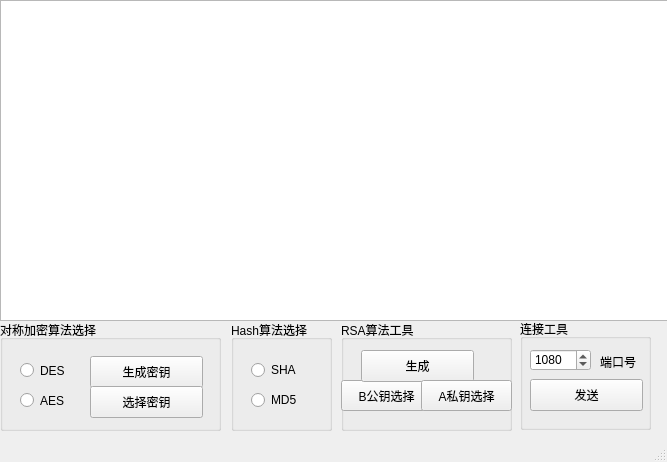
<?xml version="1.0" encoding="UTF-8"?>
<ui version="4.0">
 <class>MainWindow</class>
 <widget class="QMainWindow" name="MainWindow">
  <property name="geometry">
   <rect>
    <x>0</x>
    <y>0</y>
    <width>667</width>
    <height>462</height>
   </rect>
  </property>
  <property name="windowTitle">
   <string>MainWindow</string>
  </property>
  <widget class="QWidget" name="centralwidget">
   <widget class="QPlainTextEdit" name="plainTextEdit">
    <property name="geometry">
     <rect>
      <x>0</x>
      <y>0</y>
      <width>821</width>
      <height>321</height>
     </rect>
    </property>
   </widget>
   <widget class="QGroupBox" name="groupBox">
    <property name="geometry">
     <rect>
      <x>0</x>
      <y>320</y>
      <width>221</width>
      <height>111</height>
     </rect>
    </property>
    <property name="title">
     <string>对称加密算法选择</string>
    </property>
    <widget class="QRadioButton" name="A_DES">
     <property name="geometry">
      <rect>
       <x>20</x>
       <y>40</y>
       <width>51</width>
       <height>21</height>
      </rect>
     </property>
     <property name="text">
      <string>DES</string>
     </property>
    </widget>
    <widget class="QRadioButton" name="A_AES">
     <property name="geometry">
      <rect>
       <x>20</x>
       <y>70</y>
       <width>51</width>
       <height>21</height>
      </rect>
     </property>
     <property name="text">
      <string>AES</string>
     </property>
    </widget>
    <widget class="QPushButton" name="A_generate_">
     <property name="geometry">
      <rect>
       <x>90</x>
       <y>36</y>
       <width>113</width>
       <height>32</height>
      </rect>
     </property>
     <property name="text">
      <string>生成密钥</string>
     </property>
    </widget>
    <widget class="QPushButton" name="pushButton_2">
     <property name="geometry">
      <rect>
       <x>90</x>
       <y>66</y>
       <width>113</width>
       <height>32</height>
      </rect>
     </property>
     <property name="text">
      <string>选择密钥</string>
     </property>
    </widget>
   </widget>
   <widget class="QGroupBox" name="groupBox_2">
    <property name="geometry">
     <rect>
      <x>231</x>
      <y>320</y>
      <width>101</width>
      <height>111</height>
     </rect>
    </property>
    <property name="title">
     <string>Hash算法选择</string>
    </property>
    <widget class="QRadioButton" name="radioButton_3">
     <property name="geometry">
      <rect>
       <x>20</x>
       <y>40</y>
       <width>51</width>
       <height>20</height>
      </rect>
     </property>
     <property name="text">
      <string>SHA</string>
     </property>
    </widget>
    <widget class="QRadioButton" name="radioButton_4">
     <property name="geometry">
      <rect>
       <x>20</x>
       <y>70</y>
       <width>61</width>
       <height>20</height>
      </rect>
     </property>
     <property name="text">
      <string>MD5</string>
     </property>
    </widget>
   </widget>
   <widget class="QGroupBox" name="groupBox_3">
    <property name="geometry">
     <rect>
      <x>341</x>
      <y>320</y>
      <width>171</width>
      <height>111</height>
     </rect>
    </property>
    <property name="title">
     <string>RSA算法工具</string>
    </property>
    <widget class="QPushButton" name="pushButton_3">
     <property name="geometry">
      <rect>
       <x>0</x>
       <y>60</y>
       <width>91</width>
       <height>31</height>
      </rect>
     </property>
     <property name="text">
      <string>B公钥选择</string>
     </property>
    </widget>
    <widget class="QPushButton" name="pushButton_4">
     <property name="geometry">
      <rect>
       <x>20</x>
       <y>30</y>
       <width>113</width>
       <height>32</height>
      </rect>
     </property>
     <property name="text">
      <string>生成</string>
     </property>
    </widget>
    <widget class="QPushButton" name="pushButton_6">
     <property name="geometry">
      <rect>
       <x>80</x>
       <y>60</y>
       <width>91</width>
       <height>31</height>
      </rect>
     </property>
     <property name="text">
      <string>A私钥选择</string>
     </property>
    </widget>
   </widget>
   <widget class="QGroupBox" name="groupBox_4">
    <property name="geometry">
     <rect>
      <x>520</x>
      <y>319</y>
      <width>131</width>
      <height>111</height>
     </rect>
    </property>
    <property name="title">
     <string>连接工具</string>
    </property>
    <widget class="QSpinBox" name="port">
     <property name="geometry">
      <rect>
       <x>10</x>
       <y>30</y>
       <width>61</width>
       <height>22</height>
      </rect>
     </property>
     <property name="minimum">
      <number>1025</number>
     </property>
     <property name="maximum">
      <number>65534</number>
     </property>
     <property name="value">
      <number>1080</number>
     </property>
    </widget>
    <widget class="QLabel" name="label">
     <property name="geometry">
      <rect>
       <x>80</x>
       <y>35</y>
       <width>59</width>
       <height>16</height>
      </rect>
     </property>
     <property name="text">
      <string>端口号</string>
     </property>
    </widget>
    <widget class="QPushButton" name="pushButton_5">
     <property name="geometry">
      <rect>
       <x>10</x>
       <y>60</y>
       <width>113</width>
       <height>32</height>
      </rect>
     </property>
     <property name="text">
      <string>发送</string>
     </property>
    </widget>
   </widget>
  </widget>
  <widget class="QStatusBar" name="statusBar"/>
 </widget>
 <resources/>
 <connections/>
</ui>
